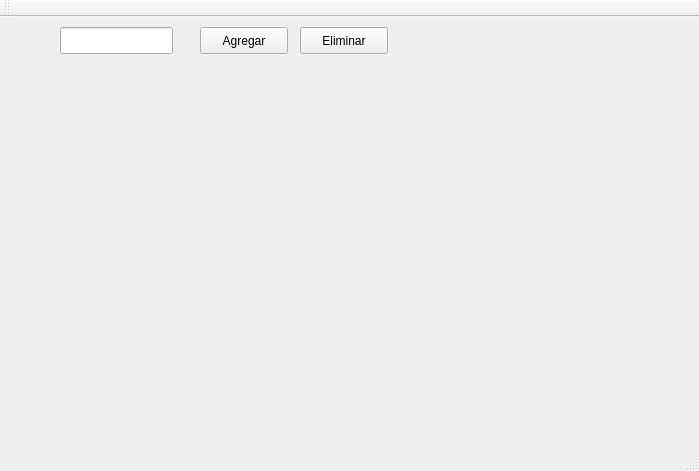
<?xml version="1.0" encoding="UTF-8"?>
<ui version="4.0">
 <class>MainWindow</class>
 <widget class="QMainWindow" name="MainWindow">
  <property name="geometry">
   <rect>
    <x>0</x>
    <y>0</y>
    <width>699</width>
    <height>471</height>
   </rect>
  </property>
  <property name="windowTitle">
   <string>MainWindow</string>
  </property>
  <widget class="QWidget" name="centralWidget">
   <widget class="QPushButton" name="btnAgregar">
    <property name="geometry">
     <rect>
      <x>200</x>
      <y>10</y>
      <width>88</width>
      <height>27</height>
     </rect>
    </property>
    <property name="text">
     <string>Agregar</string>
    </property>
   </widget>
   <widget class="QLabel" name="label">
    <property name="geometry">
     <rect>
      <x>30</x>
      <y>50</y>
      <width>561</width>
      <height>341</height>
     </rect>
    </property>
    <property name="text">
     <string/>
    </property>
    <property name="scaledContents">
     <bool>true</bool>
    </property>
   </widget>
   <widget class="QLineEdit" name="lineAgregar">
    <property name="geometry">
     <rect>
      <x>60</x>
      <y>10</y>
      <width>113</width>
      <height>27</height>
     </rect>
    </property>
   </widget>
   <widget class="QPushButton" name="btnDele">
    <property name="geometry">
     <rect>
      <x>300</x>
      <y>10</y>
      <width>88</width>
      <height>27</height>
     </rect>
    </property>
    <property name="text">
     <string>Eliminar</string>
    </property>
   </widget>
  </widget>
  <widget class="QMenuBar" name="menuBar">
   <property name="geometry">
    <rect>
     <x>0</x>
     <y>0</y>
     <width>699</width>
     <height>22</height>
    </rect>
   </property>
  </widget>
  <widget class="QToolBar" name="mainToolBar">
   <attribute name="toolBarArea">
    <enum>TopToolBarArea</enum>
   </attribute>
   <attribute name="toolBarBreak">
    <bool>false</bool>
   </attribute>
  </widget>
  <widget class="QStatusBar" name="statusBar"/>
 </widget>
 <layoutdefault spacing="6" margin="11"/>
 <resources/>
 <connections/>
</ui>
